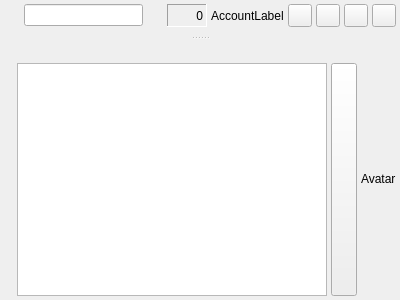
<ui version="4.0" >
 <class>ChatDlg</class>
 <widget class="QWidget" name="ChatDlg" >
  <property name="geometry" >
   <rect>
    <x>0</x>
    <y>0</y>
    <width>400</width>
    <height>300</height>
   </rect>
  </property>
  <property name="windowTitle" >
   <string>Form</string>
  </property>
  <layout class="QVBoxLayout" >
   <property name="margin" >
    <number>4</number>
   </property>
   <property name="spacing" >
    <number>6</number>
   </property>
   <item>
    <widget class="ChatSplitter" name="splitter" >
     <property name="orientation" >
      <enum>Qt::Vertical</enum>
     </property>
     <widget class="QFrame" name="topFrame" >
      <property name="sizePolicy" >
       <sizepolicy>
        <hsizetype>5</hsizetype>
        <vsizetype>3</vsizetype>
        <horstretch>0</horstretch>
        <verstretch>0</verstretch>
       </sizepolicy>
      </property>
      <property name="frameShape" >
       <enum>QFrame::NoFrame</enum>
      </property>
      <property name="frameShadow" >
       <enum>QFrame::Plain</enum>
      </property>
      <layout class="QVBoxLayout" >
       <property name="margin" >
        <number>0</number>
       </property>
       <property name="spacing" >
        <number>4</number>
       </property>
       <item>
        <layout class="QHBoxLayout" >
         <property name="margin" >
          <number>0</number>
         </property>
         <property name="spacing" >
          <number>4</number>
         </property>
         <item>
          <widget class="IconLabel" name="lb_status" >
           <property name="minimumSize" >
            <size>
             <width>16</width>
             <height>16</height>
            </size>
           </property>
           <property name="maximumSize" >
            <size>
             <width>16</width>
             <height>16</height>
            </size>
           </property>
          </widget>
         </item>
         <item>
          <widget class="QLineEdit" name="le_jid" >
           <property name="readOnly" >
            <bool>true</bool>
           </property>
          </widget>
         </item>
         <item>
          <widget class="QLabel" name="lb_client">
           <property name="minimumSize">
            <size>
             <width>16</width>
             <height>16</height>
            </size>
           </property>
           <property name="maximumSize">
            <size>
             <width>16</width>
             <height>16</height>
            </size>
           </property>
           <property name="text">
            <string/>
           </property>
          </widget>
         </item>
         <item>
          <widget class="QLabel" name="lb_count" >
           <property name="sizePolicy" >
            <sizepolicy>
             <hsizetype>0</hsizetype>
             <vsizetype>5</vsizetype>
             <horstretch>0</horstretch>
             <verstretch>0</verstretch>
            </sizepolicy>
           </property>
           <property name="minimumSize" >
            <size>
             <width>40</width>
             <height>0</height>
            </size>
           </property>
           <property name="maximumSize" >
            <size>
             <width>40</width>
             <height>16777215</height>
            </size>
           </property>
           <property name="toolTip" >
            <string>Message length</string>
           </property>
           <property name="frameShape" >
            <enum>QFrame::Panel</enum>
           </property>
           <property name="frameShadow" >
            <enum>QFrame::Sunken</enum>
           </property>
           <property name="text" >
            <string>0</string>
           </property>
           <property name="alignment" >
            <set>Qt::AlignRight|Qt::AlignTrailing|Qt::AlignVCenter</set>
           </property>
          </widget>
         </item>
         <item>
          <widget class="AccountLabel" name="lb_ident" >
           <property name="sizePolicy" >
            <sizepolicy>
             <hsizetype>1</hsizetype>
             <vsizetype>5</vsizetype>
             <horstretch>0</horstretch>
             <verstretch>0</verstretch>
            </sizepolicy>
           </property>
           <property name="text" >
            <string>AccountLabel</string>
           </property>
          </widget>
         </item>
         <item>
          <widget class="QToolButton" name="tb_voice" >
           <property name="toolTip" >
            <string>Voice Call</string>
           </property>
           <property name="text" >
            <string/>
           </property>
           <property name="iconSize" >
            <size>
             <width>16</width>
             <height>16</height>
            </size>
           </property>
          </widget>
         </item>
         <item>
          <widget class="QToolButton" name="tb_pgp" >
           <property name="toolTip" >
            <string>Toggle encryption</string>
           </property>
           <property name="text" >
            <string/>
           </property>
           <property name="iconSize" >
            <size>
             <width>16</width>
             <height>16</height>
            </size>
           </property>
          </widget>
         </item>
         <item>
          <widget class="QToolButton" name="tb_emoticons" >
           <property name="toolTip" >
            <string>Select icon</string>
           </property>
           <property name="text" >
            <string/>
           </property>
           <property name="iconSize" >
            <size>
             <width>16</width>
             <height>16</height>
            </size>
           </property>
           <property name="popupMode" >
            <enum>QToolButton::InstantPopup</enum>
           </property>
          </widget>
         </item>
         <item>
          <widget class="QToolButton" name="tb_actions" >
           <property name="toolTip" >
            <string>Actions</string>
           </property>
           <property name="text" >
            <string/>
           </property>
           <property name="iconSize" >
            <size>
             <width>16</width>
             <height>16</height>
            </size>
           </property>
           <property name="popupMode" >
            <enum>QToolButton::InstantPopup</enum>
           </property>
           <property name="arrowType" >
            <enum>Qt::NoArrow</enum>
           </property>
          </widget>
         </item>
        </layout>
       </item>
       <item>
        <widget class="ChatView" name="log" >
         <property name="sizePolicy" >
          <sizepolicy>
           <hsizetype>7</hsizetype>
           <vsizetype>3</vsizetype>
           <horstretch>0</horstretch>
           <verstretch>0</verstretch>
          </sizepolicy>
         </property>
         <property name="focusPolicy" >
          <enum>Qt::NoFocus</enum>
         </property>
        </widget>
       </item>
      </layout>
     </widget>
     <widget class="QFrame" name="bottomFrame" >
      <property name="sizePolicy" >
       <sizepolicy>
        <hsizetype>5</hsizetype>
        <vsizetype>4</vsizetype>
        <horstretch>0</horstretch>
        <verstretch>0</verstretch>
       </sizepolicy>
      </property>
      <property name="frameShape" >
       <enum>QFrame::NoFrame</enum>
      </property>
      <property name="frameShadow" >
       <enum>QFrame::Plain</enum>
      </property>
      <layout class="QVBoxLayout" >
       <property name="margin" >
        <number>0</number>
       </property>
       <property name="spacing" >
        <number>6</number>
       </property>
       <item>
        <widget class="QToolBar" name="toolbar" >
         <property name="sizePolicy" >
          <sizepolicy>
           <hsizetype>5</hsizetype>
           <vsizetype>4</vsizetype>
           <horstretch>0</horstretch>
           <verstretch>0</verstretch>
          </sizepolicy>
         </property>
         <property name="orientation" >
          <enum>Qt::Horizontal</enum>
         </property>
        </widget>
       </item>
       <item>
        <layout class="QHBoxLayout" >
         <property name="margin" >
          <number>0</number>
         </property>
         <property name="spacing" >
          <number>4</number>
         </property>
         <item>
          <layout class="QHBoxLayout" >
           <property name="margin" >
            <number>0</number>
           </property>
           <property name="spacing" >
            <number>6</number>
           </property>
           <item>
            <widget class="QLabel" name="mini_prompt">
	     <property name="font" >
	      <font>
	       <weight>75</weight>
	       <bold>true</bold>
	      </font>
	     </property>
	    </widget>
           </item>
           <item>
            <widget class="ChatEditProxy" name="mle" >
             <property name="sizePolicy" >
              <sizepolicy>
               <hsizetype>7</hsizetype>
               <vsizetype>5</vsizetype>
               <horstretch>0</horstretch>
               <verstretch>0</verstretch>
              </sizepolicy>
             </property>
            </widget>
           </item>
          </layout>
         </item>
         <item>
          <widget class="QPushButton" name="pb_send">
           <property name="sizePolicy">
            <sizepolicy vsizetype="Expanding" hsizetype="Minimum">
             <horstretch>0</horstretch>
             <verstretch>0</verstretch>
            </sizepolicy>
           </property>
           <property name="minimumSize">
            <size>
             <width>26</width>
             <height>0</height>
            </size>
           </property>
           <property name="maximumSize" >
            <size>
             <width>26</width>
             <height>16777215</height>
            </size>
           </property>
           <property name="toolTip">
            <string>Send</string>
           </property>
           <property name="contextMenuPolicy" >
            <enum>Qt::CustomContextMenu</enum>
           </property>
          </widget>
         </item>
         <item>
          <widget class="QLabel" name="avatar" >
           <property name="sizePolicy" >
            <sizepolicy>
             <hsizetype>5</hsizetype>
             <vsizetype>4</vsizetype>
             <horstretch>0</horstretch>
             <verstretch>0</verstretch>
            </sizepolicy>
           </property>
           <property name="text" >
            <string>Avatar</string>
           </property>
          </widget>
         </item>
        </layout>
       </item>
      </layout>
     </widget>
    </widget>
   </item>
  </layout>
 </widget>
 <customwidgets>
  <customwidget>
   <class>ChatView</class>
   <extends>QFrame</extends>
   <header>chatview.h</header>
  </customwidget>
  <customwidget>
   <class>ChatSplitter</class>
   <extends>QSplitter</extends>
   <header>chatsplitter.h</header>
  </customwidget>
  <customwidget>
   <class>ChatEditProxy</class>
   <extends>QTextEdit</extends>
   <header>chateditproxy.h</header>
  </customwidget>
  <customwidget>
   <class>AccountLabel</class>
   <extends>QLabel</extends>
   <header>accountlabel.h</header>
  </customwidget>
  <customwidget>
   <class>IconLabel</class>
   <extends>QLabel</extends>
   <header>iconlabel.h</header>
  </customwidget>
 </customwidgets>
 <resources/>
 <connections/>
</ui>
